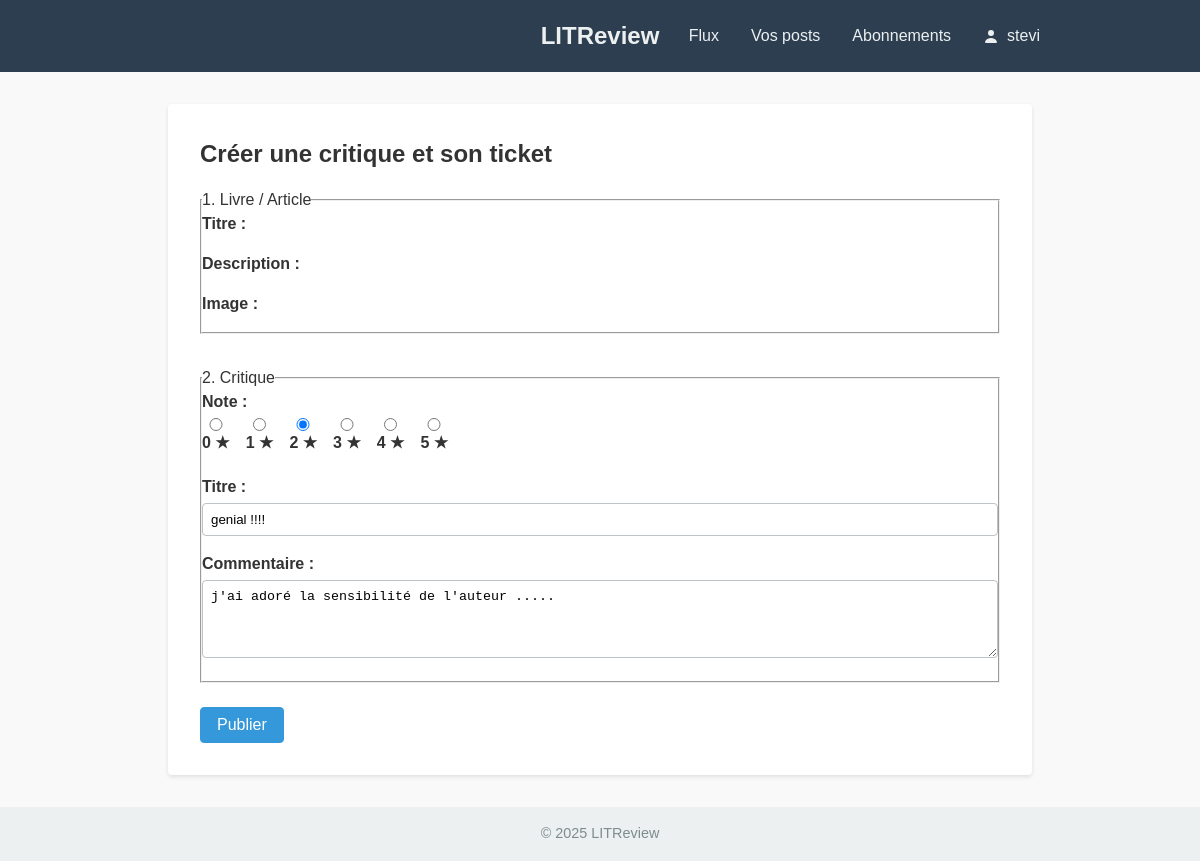
The page /reviews/review/1/edit/ (signed in) on the database its author committed.
### accounts/models.py (models this page shows, shortened)
class CustomUser(AbstractUser):
    bio = models.TextField(
        max_length=500,
        blank=True,
        default="",
        help_text="Biographie de l’utilisateur (facultatif)"
    )

### reviews/models.py (models this page shows, shortened)
class Review(models.Model):
    ticket = models.ForeignKey(
        Ticket,
        on_delete=models.CASCADE,
        related_name='reviews'
    )
    user = models.ForeignKey(
        settings.AUTH_USER_MODEL,
        on_delete=models.CASCADE,
        related_name='reviews'
    )
    rating = models.PositiveSmallIntegerField(
        validators=[MinValueValidator(0), MaxValueValidator(5)],
        help_text="Note de 0 à 5 étoiles"
    )
    headline = models.CharField(
        max_length=128,
        help_text="Titre de votre critique"
    )
    body = models.TextField(
        max_length=8192,
        blank=True,
        help_text="Texte de la critique (facultatif)"
    )
    time_created = models.DateTimeField(
        auto_now_add=True,
        help_text="Date et heure de création"
    )
    class Meta:
        ordering = ['-time_created']

### reviews/views.py (the view)
# urls.py: path('review/<int:pk>/edit/',          views.review_edit,        name='review_edit'),
@login_required
def review_edit(request, pk):
    r = get_object_or_404(Review, pk=pk)
    if r.user != request.user:
        return HttpResponseForbidden()
    form = ReviewForm(request.POST or None, instance=r)
    if form.is_valid():
        form.save()
        return redirect('reviews:ticket_list')
    return render(request, 'reviews/review_form.html', {
        'form':   form,
        'ticket': r.ticket,
    })

### reviews/forms.py
class ReviewForm(forms.ModelForm):
    RATING_CHOICES = [(i, f"{i} ★") for i in range(6)]
    rating = forms.ChoiceField(
        choices=RATING_CHOICES,
        widget=forms.RadioSelect(attrs={'class': 'inline-radio'}),
        label='Note'
    )
    class Meta:
        model = Review
        fields = ['rating', 'headline', 'body']
        labels = {
            'headline': 'Titre',
            'body': 'Commentaire',
        }
        widgets = {
            'body': forms.Textarea(attrs={'rows': 4}),
        }

### templates/reviews/review_form.html (shortened to what this page needs)
{% extends "base.html" %}
{% load static %}
{% block content %}
<div class="form-page container" role="main" aria-labelledby="form-title">
  <h2 id="form-title">Créer une critique et son ticket</h2>
  <form method="post" enctype="multipart/form-data" novalidate>
    <fieldset>
      <legend>1. Livre / Article</legend>
      <div class="form-group">
        <label for="{{ ticket_form.title.id_for_label }}">Titre :</label>
      </div>
      <div class="form-group">
        <label for="{{ ticket_form.description.id_for_label }}">Description :</label>
      </div>
      <div class="form-group">
        <label for="{{ ticket_form.cover_image.id_for_label }}">Image :</label>
      </div>
    </fieldset>
    <fieldset style="margin-top:2rem;">
      <legend>2. Critique</legend>
      <div class="form-group">
        <label>Note :</label>
        {{ form.rating }}
      </div>
      <div class="form-group">
        <label for="{{ form.headline.id_for_label }}">Titre :</label>
        {{ form.headline }}
      </div>
      <div class="form-group">
        <label for="{{ form.body.id_for_label }}">Commentaire :</label>
        {{ form.body }}
      </div>
    </fieldset>
    <div class="form-actions" style="margin-top:1.5rem;">
      <button type="submit" class="btn btn--primary">Publier</button>
    </div>
  </form>
</div>
{% endblock %}

### templates/base.html (shortened to what this page needs)
<!DOCTYPE html>
<html lang="fr">
<head>
  {% load static %}
  <link rel="stylesheet" href="{% static 'css/styles.css' %}">
</head>
<body>
  <header class="navbar">
    <div class="navbar__container container">
      <span class="navbar__logo">LITReview</span>
      <div class="navbar__links">
        <a href="{% url 'reviews:feed' %}"        class="navbar__link">Flux</a>
        <a href="{% url 'reviews:ticket_list' %}" class="navbar__link">Vos posts</a>
        <a href="{% url 'reviews:follow_list' %}" class="navbar__link">Abonnements</a>
        {% if user.is_authenticated %}
          <a href="{% url 'accounts:profile' %}"
             class="navbar__link navbar__link--user">
            <svg class="navbar__icon" xmlns="http://www.w3.org/2000/svg"
                 width="16" height="16" fill="currentColor" viewBox="0 0 16 16">
              <path d="M8 8a3 3 0 100-6 3 3 0 000 6z"/>
              <path fill-rule="evenodd"
                    d="M14 14s-1-4-6-4-6 4-6 4 0 1 1 1h10c1 0 1-1 1-1z"/>
            </svg>
            {{ user.username }}
          </a>
        {% endif %}
      </div>
    </div>
  </header>
  <main class="main-content container">
    {% block content %}{% endblock %}
  </main>
  <footer class="footer">
    <p>© 2025 LITReview</p>
  </footer>
</body>
</html>

### static/css/styles.css (style rules this page uses)
*, *::before, *::after { box-sizing: border-box; margin: 0; padding: 0; }
html { font-family: Arial, sans-serif; line-height: 1.5; color: #333; }
body { background: #f9f9f9; display: flex; flex-direction: column; min-height: 100vh; }
.container { width: 90%; max-width: 960px; margin: 0 auto; }
.navbar { background: #2c3e50; color: #ecf0f1; }
.navbar__container { position: relative; display: flex; align-items: center; justify-content: flex-end; padding: 1rem 2rem; }
.navbar__logo { position: absolute; left: 50%; transform: translateX(-50%); font-size: 1.5rem; font-weight: bold; color: inherit; text-decoration: none; z-index: 1; }
.navbar__links { display: flex; align-items: center; }
.navbar__links > * + * { margin-left: 1rem; }
.navbar__link { display: inline-flex; align-items: center; color: inherit; text-decoration: none; padding: 0.5rem; }
.navbar__icon { width: 1rem; height: 1rem; margin-right: 0.5rem; }
.main-content { flex: 1; padding: 2rem 0; }
.footer { background: #ecf0f1; padding: 1rem 0; text-align: center; font-size: 0.9rem; color: #7f8c8d; }
.btn { display: inline-block; font-size: 1rem; padding: 0.5rem 1rem; text-decoration: none; text-align: center; border: 1px solid transparent; border-radius: 4px; cursor: pointer; }
.btn--primary { background: #3498db; color: #fff; border-color: #3498db; }
.form-page { background: #fff; padding: 2rem; border-radius: 4px; box-shadow: 0 2px 4px rgba(0,0,0,0.1); }
.form-page h2 { margin-bottom: 1rem; }
.form-group { margin-bottom: 1rem; }
.form-group label { display: block; font-weight: bold; margin-bottom: 0.25rem; }
.form-group input, .form-group textarea { width: 100%; padding: 0.5rem; border: 1px solid #bdc3c7; border-radius: 4px; }
.form-actions { margin-top: 1rem; }
.inline-radio { list-style: none; padding: 0; margin: 0; display: flex; gap: 1rem; }
.inline-radio input { margin-right: 0.25rem; }

### rows shown on the page
CustomUser: username "stevi"
Review: rating "☐ 0 ★ ☐ 1 ★ ☑ 2 ★ ☐ 3 ★ ☐ 4 ★ ☐ 5 ★", headline "genial !!!!", body "j'ai adoré la sensibilité de l'auteur ....."
